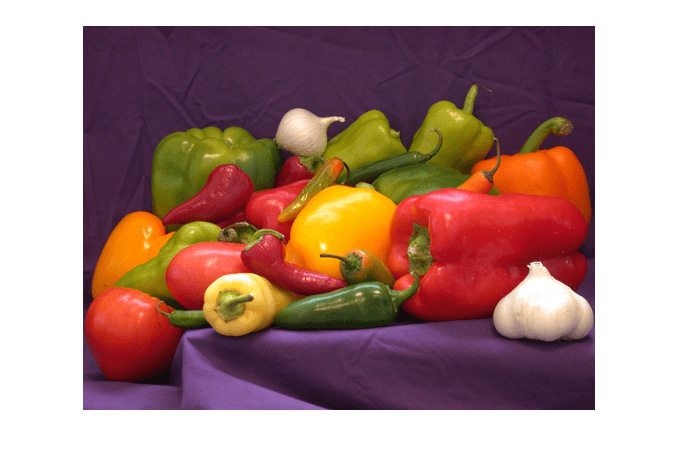
#> input picture PDI/Practica2.3/img/peppers.png, 678 x 467 px, found by its file name
$ python main.py
#> lines starting #> are read from the running program, lines starting #| are printed output that depends on the picture
import numpy as np
import cv2
import pandas as pd

# Lectura de la imagen de entrada
imagen_original = cv2.imread('peppers.png', 0)
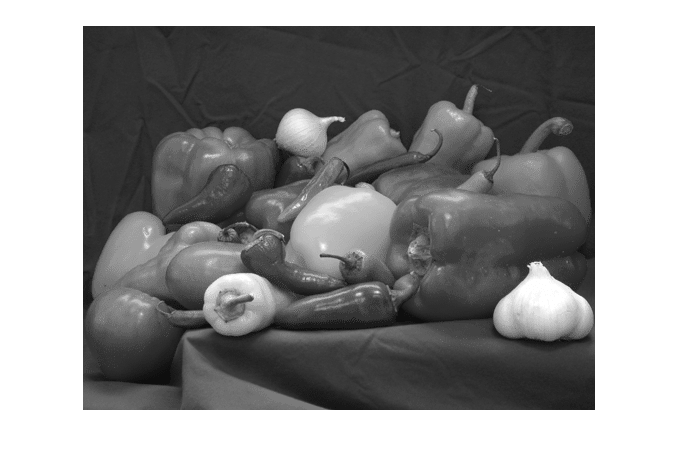
#> imagen_original: shape (467, 678); min 14, max 255, mean 147

# Tamaño de la matriz imagen_gris
filas, columnas = imagen_original.shape
#> filas = 467; columnas = 678

# Tamaño del bloque para la DCT
tam_bloque = 8

# Restamos 128 a toda la matriz
im_rest = imagen_original - 128
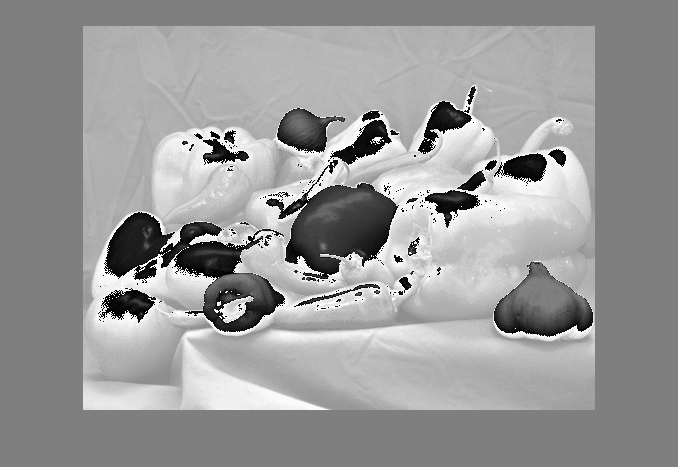
#> im_rest: shape (467, 678); min 0, max 255, mean 153.4

# Aplicamos la dct
im_dct = cv2.dct(np.float32(im_rest))

# Creamos nuestra matriz cuantificadora
cuantificador = np.array([[16, 11, 10, 16, 24, 40, 51, 61],
                          [12, 12, 14, 19, 26, 58, 60, 55],
                          [14, 13, 16, 24, 40, 57, 69, 56],
                          [14, 17, 22, 29, 51, 87, 80, 62],
                          [18, 22, 37, 56, 68, 109, 103, 77],
                          [24, 35, 55, 64, 81, 104, 113, 92],
                          [49, 64, 78, 87, 103, 121, 120, 101],
                          [72, 92, 95, 98, 112, 100, 103, 99]])

# Cálculo del número de bloques de 8x8 en cada dirección
num_bloques_filas = filas // tam_bloque
#> num_bloques_filas = 58
num_bloques_columnas = columnas // tam_bloque
#> num_bloques_columnas = 84

# Creación de la tabla de categorías
dc_table = pd.DataFrame({'Category': range(15),
                         'Base Code': ['010', '011', '100', '00', '101', '110', '1110', '11110', '111110', '1111110',
                                       '11111110', '111111110', '1111111110', '11111111110', '111111111110'],
                         'Length': [3, 4, 5, 5, 7, 8, 10, 12, 14, 16, 18, 20, 22, 24, 26]})
# Aquí se omite la creación de la tabla ac_table por brevedad, pero se seguiría un procedimiento similar al de dc_table
# Recorremos la matriz en bloque de 8x8
#> (the run stopped early here; a loop or call above may not have finished)
